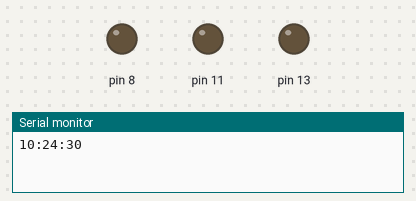
Simulated run of this sketch. Board: Arduino Uno, built for the host (arithmetic inside an expression is 32-bit, double 64-bit). Shown: output pins drawn as LEDs (lit = HIGH), the last lines printed to the serial monitor. The local clock reads 2024-03-15 10:24:30 at power-on unless the sketch sets it.

Above: at 0.1 s.
At 1.1 s:
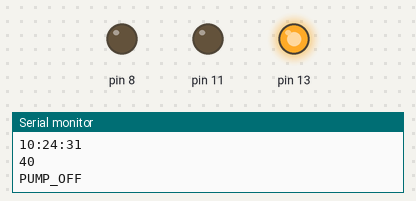
Timing chart, 0 to 2.6 s (numbered marks = the images above):
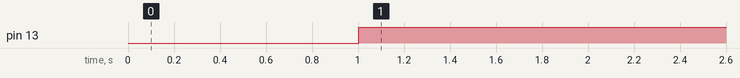

The sketch:

water_pump.ino
```cpp
#include <Wire.h>
#include <iarduino_RTC.h>
iarduino_RTC watch(RTC_DS1302, 2, 3, 4);
int T_pump = 40;
int T_tmp = 0;
String current_time = "";
void setup() {
    // put your setup code here, to run once:
  pinMode(13, OUTPUT);
  pinMode(11, OUTPUT);
  pinMode(8, OUTPUT);
  watch.begin();
  //  watch.settime(0,19,21, 5, 5,23,5);
  Serial.begin(9600);
  current_time = watch.gettime("H:i:s");
  Serial.println(current_time);
}
void Pump_ON() {
  digitalWrite(13, HIGH);
  digitalWrite(8, LOW);
  analogWrite(11, 255);
  Serial.println("PUMP_ON");
}

void Pump_OFF() {
  digitalWrite(13, HIGH);
  digitalWrite(8, LOW);
  analogWrite(11, 0);
  Serial.println("PUMP_OFF");
}

void loop() {
  // put your main code here, to run repeatedly:
  // if (Serial.available()) {
  //   T_tmp = Serial.parseInt();
  //   T_pump = T_tmp;
  //   Serial.print("Setted T_pump = ");
  //   Serial.println(T_pump);
  // }

  if (millis()%1000==0) {
    current_time = watch.gettime("H:i:s");
    Serial.println(current_time);
    Serial.println(T_pump);

    if ((current_time == "21:35:00") and (watch.day % 2)) {
      while (watch.seconds < T_pump) {
        Pump_ON();
        current_time = watch.gettime("H:i:s");
        delay(500);
      }
    } else {
      Pump_OFF();
    }
    delay(10);
  }
}
```

Measured:
- by itself, pin 13: LOW → HIGH at 1.0 s
